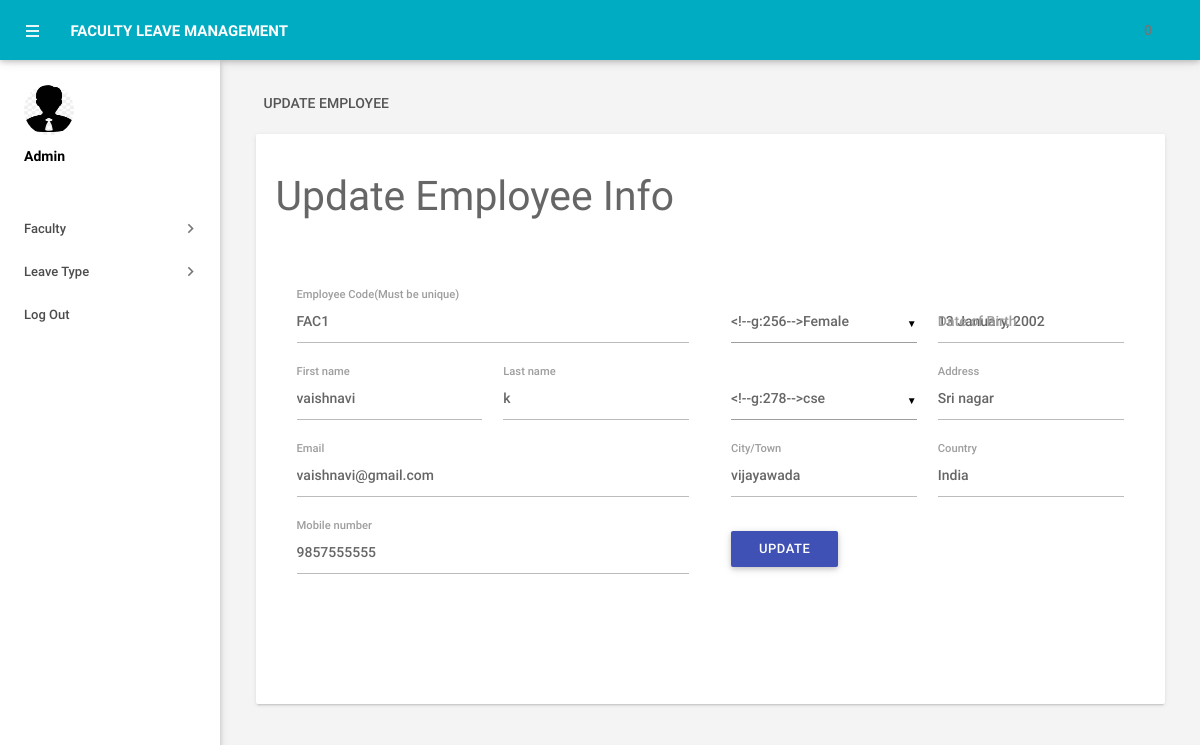
The app's page /admin/editemployee.php?empid=1 (signed in) with its own data.
### tables this page shows
CREATE TABLE IF NOT EXISTS `tblemployees` (
  `id` int(11) NOT NULL,
  `EmpId` varchar(100) NOT NULL,
  `FirstName` varchar(150) NOT NULL,
  `LastName` varchar(150) NOT NULL,
  `EmailId` varchar(200) NOT NULL,
  `Password` varchar(180) NOT NULL,
  `Gender` varchar(100) NOT NULL,
  `Dob` varchar(100) NOT NULL,
  `Department` varchar(255) NOT NULL,
  `Address` varchar(255) NOT NULL,
  `City` varchar(200) NOT NULL,
  `Country` varchar(150) NOT NULL,
  `Phonenumber` char(11) NOT NULL,
  `Status` int(1) NOT NULL,
  `RegDate` timestamp NOT NULL DEFAULT CURRENT_TIMESTAMP
);

### admin/editemployee.php (the view, shortened to what this page needs)
<?php
include('includes/config.php');
if(strlen($_SESSION['alogin'])==0)
    {
header('location:index.php');
}
else{
    ?>
<!DOCTYPE html>
<html lang="en">
    <head>
        <link type="text/css" rel="stylesheet" href="../assets/plugins/materialize/css/materialize.min.css"/>
        <link href="../assets/plugins/material-preloader/css/materialPreloader.min.css" rel="stylesheet">
        <link href="../assets/css/alpha.min.css" rel="stylesheet" type="text/css"/>
        <link href="../assets/css/custom.css" rel="stylesheet" type="text/css"/>
    </head>
    <body>
  <?php include('includes/header.php');?>
       <?php include('includes/sidebar.php');?>
   <main class="mn-inner">
                <div class="row">
                    <div class="col s12">
                        <div class="page-title">Update employee</div>
                    </div>
                    <div class="col s12 m12 l12">
                        <div class="card">
                            <div class="card-content">
                                <form id="example-form" method="post" name="updatemp">
                                    <div>
                                        <h3>Update Employee Info</h3>
                                        <section>
                                            <div class="wizard-content">
                                                <div class="row">
                                                    <div class="col m6">
                                                        <div class="row">
<?php
$eid=intval($_GET['empid']);
$sql = "SELECT * from  tblemployees where id=:eid";
$query = $dbh -> prepare($sql);
$query -> bindParam(':eid',$eid, PDO::PARAM_STR);
$query->execute();
$results=$query->fetchAll(PDO::FETCH_OBJ);
if($query->rowCount() > 0)
{
foreach($results as $result)
{               ?>
 <div class="input-field col  s12">
<label for="empcode">Employee Code(Must be unique)</label>
<input  name="empcode" id="empcode" value="<?php echo htmlentities($result->EmpId);?>" type="text" autocomplete="off" readonly required>
</div>
<div class="input-field col m6 s12">
<label for="firstName">First name</label>
<input id="firstName" name="firstName" value="<?php echo htmlentities($result->FirstName);?>"  type="text" required>
</div>
<div class="input-field col m6 s12">
<label for="lastName">Last name </label>
<input id="lastName" name="lastName" value="<?php echo htmlentities($result->LastName);?>" type="text" autocomplete="off" required>
</div>
<div class="input-field col s12">
<label for="email">Email</label>
<input  name="email" type="email" id="email" value="<?php echo htmlentities($result->EmailId);?>" readonly autocomplete="off" required>
</div>
<div class="input-field col s12">
<label for="phone">Mobile number</label>
<input id="phone" name="mobileno" type="tel" value="<?php echo htmlentities($result->Phonenumber);?>" maxlength="10" autocomplete="off" required>
 </div>
</div>
</div>
<div class="col m6">
<div class="row">
<div class="input-field col m6 s12">
</div>
<div class="input-field col m6 s12">
<label for="birthdate">Date of Birth</label>
<input id="birthdate" name="dob"  class="datepicker" value="<?php echo htmlentities($result->Dob);?>" >
</div>
<div class="input-field col m6 s12">
</div>
<div class="input-field col m6 s12">
<label for="address">Address</label>
<input id="address" name="address" type="text"  value="<?php echo htmlentities($result->Address);?>" autocomplete="off" required>
</div>
<div class="input-field col m6 s12">
<label for="city">City/Town</label>
<input id="city" name="city" type="text"  value="<?php echo htmlentities($result->City);?>" autocomplete="off" required>
 </div>
<div class="input-field col m6 s12">
<label for="country">Country</label>
<input id="country" name="country" type="text"  value="<?php echo htmlentities($result->Country);?>" autocomplete="off" required>
</div>
<?php }}?>
<div class="input-field col s12">
<button type="submit" name="update"  id="update" class="waves-effect waves-light btn indigo m-b-xs">UPDATE</button>
</div>
                                                        </div>
                                                    </div>
                                                </div>
                                            </div>
                                        </section>
                                    </div>
                                </form>
                            </div>
                        </div>
                    </div>
                </div>
            </main>
        </div>
        <div class="left-sidebar-hover"></div>
    </body>
</html>
<?php } ?>

### records on screen
tblemployees: empcode "FAC1", firstName "vaishnavi", lastName "k", email "vaishnavi@gmail.com", mobileno "9857555555", dob "13 January, 2002", address "Sri nagar", city "vijayawada", country "India"
